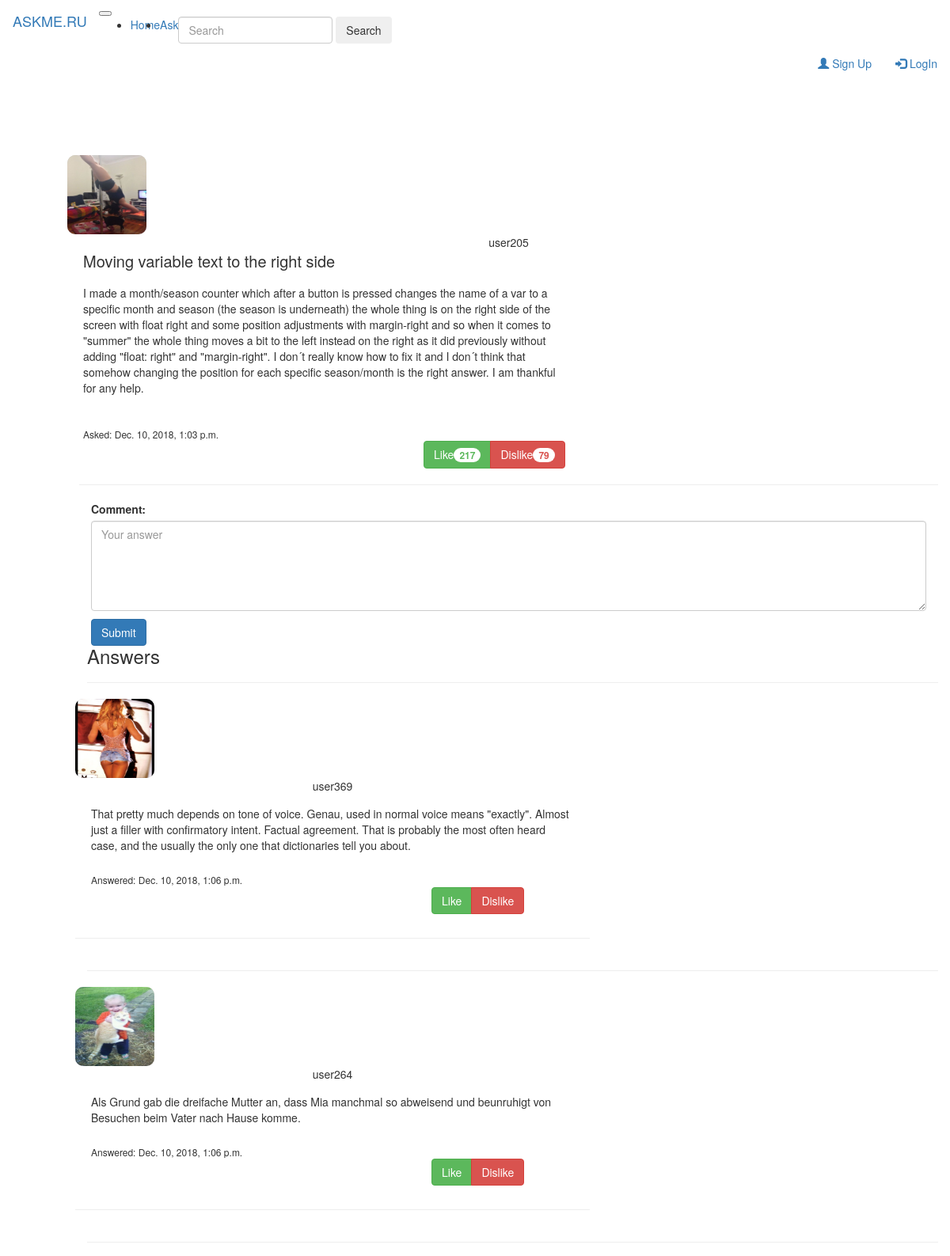
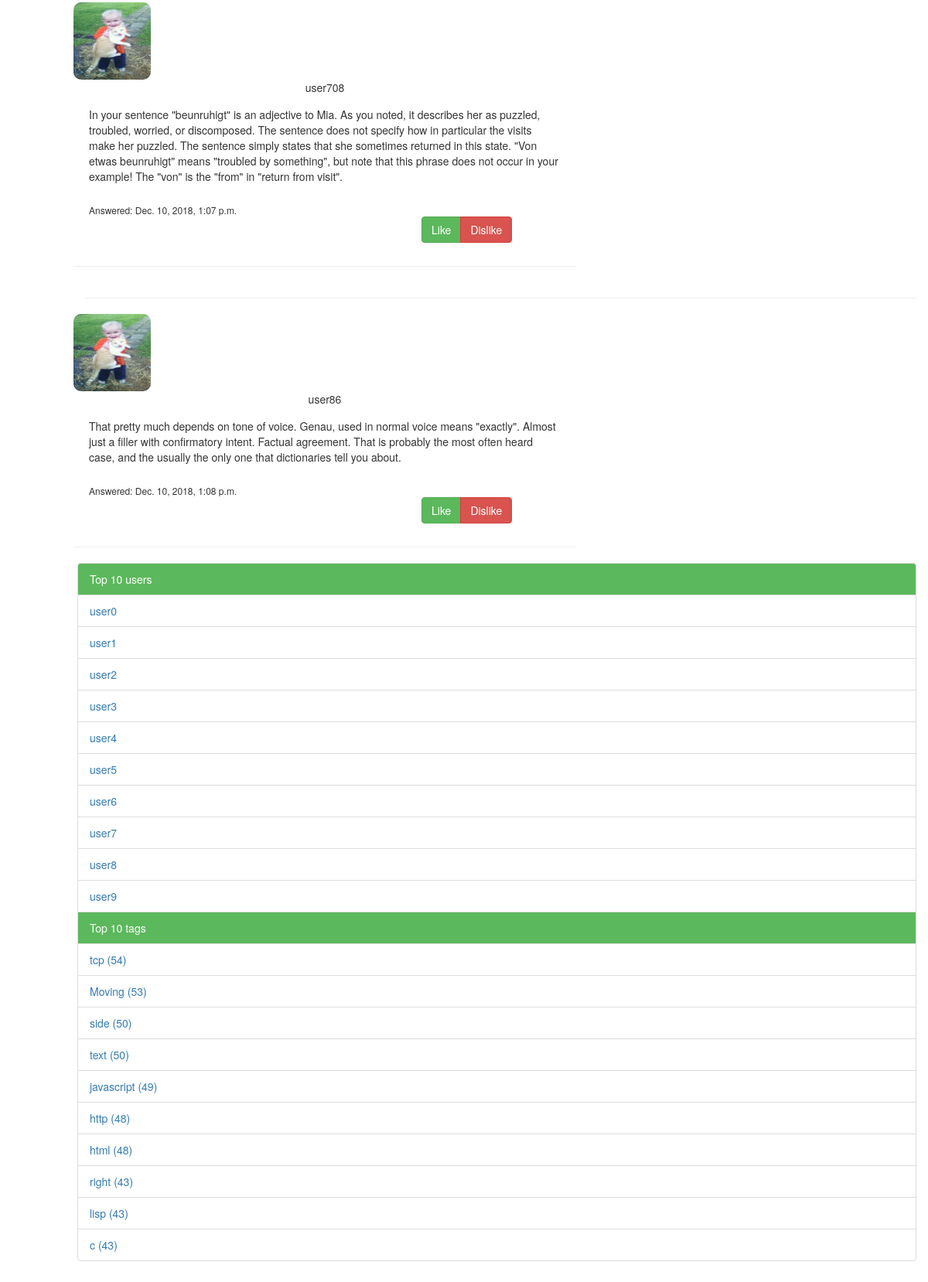
The page /1 on the database its author committed (2 pictures, top to bottom).
### blog/models.py (models this page shows, shortened)
class Question(models.Model):
    author = models.ForeignKey('MyUser', on_delete=models.CASCADE, verbose_name = 'author of question')
    title = models.CharField(max_length=200, verbose_name = 'title of question')
    text = models.TextField(verbose_name = 'text of question')
    tags = models.ManyToManyField('Tag', verbose_name = 'tags of question')
    count_of_answers = models.IntegerField(default=0, verbose_name = 'count of answers')
    objects = question_manager()
    rating = models.IntegerField(default=0,verbose_name='rating of question')
    dislikes = models.IntegerField(default=0,verbose_name='dislike')
    likes = models.IntegerField(default=0,verbose_name='like')
    created_date = models.DateTimeField(default=timezone.now)
    published_date = models.DateTimeField(blank=True, null=True, verbose_name='published date of question')

class MyUser(User):
    rating = models.IntegerField(default=0, verbose_name='rating')
    objects = myuser_manager()
    avatar = models.ImageField(upload_to='', blank = True, verbose_name='avatar')
    def __str__(self):
        return self.get_username()

class Answer(models.Model):
    author = models.ForeignKey('MyUser', on_delete=models.CASCADE, verbose_name='author of answer')
    question = models.ForeignKey('Question', default=0, on_delete=models.CASCADE, verbose_name='question of answer')
    answer_text = models.TextField()
    published_date = models.DateTimeField(blank=True, null=True)
    objects = answer_manager()
    rating = models.IntegerField(default=0, verbose_name='rating of answer')

class Tag(models.Model):
    tag_name = models.CharField(max_length=20, unique = True, verbose_name = 'name of tag')
    post_count = models.IntegerField(default=0, verbose_name = 'count of posts')
    objects = tag_manager()

### blog/views.py (the view)
# urls.py: path('<int:question_id>', views.to_question, name='to_question'),
def to_question(request, question_id):
    users, tags = get_users_tags(10, 10)
    _question = Question.objects.get(pk=question_id)
    answers = Answer.objects.filter(question = _question)
    return render(request, 'blog/question.html', {'question': _question, 'answers' : answers, 'users' : users, 'tags' : tags})

### blog/handler.py (called while the page is built)
def get_users_tags(users_count, tags_count):
    users = MyUser.objects.get_n_top_users(users_count)
    tags = Tag.objects.get_n_top_tags(tags_count)
    return users, tags

### blog/models.py (called while the page is built)
    def get_n_top_users(self,user_count):
        return self.order_by('-rating')[:user_count]

    def get_n_top_tags(self,tag_count):
        return self.order_by('-post_count')[:tag_count]

### blog/templates/blog/question.html (shortened to what this page needs)
{% extends "blog/wrapper.html" %}
{% block headcontent %}
  {% load staticfiles %}
  <link rel="stylesheet" type="text/css" href="{% static 'blog/css/question.css' %}">
{% endblock %}
{% block bodycontent %}
    <div class="row">
      <div class="col-2">
        <img class="photo" src="{{question.author.avatar.url}}">
        <div class = 'user_name'>{{ question.author }}</div>
      </div>
      <div class"col-8">
        <div class='question_title'>{{ question.title }}</div>
        <div class='question_text'>{{question.text}}</div>
        <div class='question_time'>Asked: {{question.published_date}}</div>
        <div class="btn-group" id='buttons'>
          <button type="button" class="btn btn-success">Like<span class="badge">{{question.likes}}</span></button>
          <button type="button" class="btn btn-danger">Dislike<span class="badge">{{question.dislikes}}</span></button>
        </div>
      </div>
    </div>
  <hr size=4px align="left">
    <div class="col-sm-12">
     <div class "form-group">
        <label for="comment">Comment:</label>
        <textarea class="form-control" rows="5" id="comment" placeholder="Your answer"></textarea>
        <button type="submit" class="btn btn-primary" id="submitbutton">Submit</button>
      </div>
    </div>
    <div class="answer_block">
    {% if answers %}
      <h3>Answers</h3>
      {%for answer in answers %}
        <hr size=4px align="left">
        <div class = "row" id = 'answ'>
          <div class="col-2">
            <div class="user_info">
              <img class="photo" src="{{answer.author.avatar.url}}">
              <div class='user_name'>{{answer.author}}</div>
            </div>
          </div>
          <div class="col-8">
            <div class='answer_text'>{{answer.answer_text}}</div>
            <div class='answer_time'>Answered: {{answer.published_date}}</div>
            <div class="btn-group" id='buttons'>
              <button type="button" class="btn btn-success">Like</button>
              <button type="button" class="btn btn-danger">Dislike</button>
            </div>
          </div>
          <hr size=4px align="left">
        </div>
      {% endfor %}
    {% else %}
    </br>
    <h2>There is no answers</h2>
    {% endif %}
    </div>
{% endblock %}

### blog/templates/blog/wrapper.html (shortened to what this page needs)
{% load static %}
<!DOCTYPE html>
<html lang="en">
  <head>
    <link rel="stylesheet" href="{% static 'node_modules/bootstrap/dist/css/bootstrap.min.css' %}">
    <link rel="stylesheet" type="text/css" href="{% static 'blog/css/wrapper.css' %}">
    {% block headcontent %}
    {% endblock %}
  </head>
  <body>
    {% block navbar %}
      <header>
      <nav class="navbar navbar-expand-md navbar-dark fixed-top bg-dark">
        <a class="navbar-brand" href="{% url 'home' %}">ASKME.RU</a>
        <button class="navbar-toggler" type="button" data-toggle="collapse" data-target="#navbarCollapse" aria-controls="navbarCollapse" aria-expanded="false" aria-label="Toggle navigation">
        </button>
        <div class="collapse navbar-collapse" id="navbarCollapse">
          <ul class="navbar-nav mr-auto">
            <li class="nav-item active">
              <a class="nav-link" href="{% url 'home' %}">Home<span class="sr-only">(current)</span></a>
            </li>
            <li class="nav-item active">
              <a class="nav-link" href="{% url 'ask' %}">Ask<span class="sr-only">(current)</span></a>
            </li>
          </ul>
          <div class="searching">
          <form class="form-inline mt-2 mt-0">
            <input class="form-control mr-sm-2" placeholder="Search" aria-label="Search" type="text">
            <button class="btn btn-outline-success my-2 my-sm-0" type="submit">Search</button>
          </form>
          </div>
           <ul class="nav navbar-nav navbar-right">
            <li><a class="nav-link" href="{% url 'SignUp'%}"><span class="glyphicon glyphicon-user"></span> Sign Up</a></li>
            <li><a class="nav-link" href="{% url 'LogIn' %}"><span class="glyphicon glyphicon-log-in"></span> LogIn</a></li>
          </ul>
        </div>
      </nav>
    </header>
    {% endblock %}
    <main role="main" class="container">
    <div class='row'>
        <div class='col-10'>
          {% block bodycontent %}
          {% endblock %}
        </div>
       <div class="col-2" id='left_panel'>
           <ul class="list-group submenu">
             <li class="list-group-item list-group-item-success" id="lp">Top 10 users</li>
             {% for user in users %} <li class="list-group-item"><a href="{% url 'home' %}">{{ user.username }}</a></li> {% endfor %}
            <li class="list-group-item list-group-item-success" id="lp">Top 10 tags</li>
            {% for tag in tags %} <li class="list-group-item"><a href="{% url 'to_questions_by_tag' tag_id=tag.id %}">{{ tag.tag_name }} ({{tag.post_count}})</a></li> {% endfor %}
          </ul>
        </div>
    </div>
    </main>
    </body>
</html>

### blog/static/blog/css/wrapper.css (style rules this page uses)
.container { padding-left: 100px; }
#lp { background: #5cb85c; color: #ffffff; }

### blog/static/blog/css/question.css (style rules this page uses)
.container { margin-top: 90px; }
.question_title { font-size: 20px; padding-left: 20px; }
.question_text { padding-left: 20px; padding-top: 15px; width: 630px; }
.question_time { padding-left: 20px; padding-top: 40px; font-size: 12px; }
#answ { margin-top: 20px; width: 650px; }
.photo { width: 100px; height: 100px; background: #ccc; border-radius: 10px; margin-left: auto; margin-right: auto; }
.answer_text { padding-left: 20px; padding-top: 15px; width: 630px; }
.answer_time { padding-left: 20px; padding-top: 25px; font-size: 12px; }
.user_name { text-align: center; }
#answ #buttons { padding-bottom: 10px; padding-left: 450px; }
#buttons { padding-left: 450px; }
#submitbutton { margin-top: 10px; }
.answer_block { margin-left: 10px; }

### rows shown on the page
Question: author.avatar (picture), author "user205", title "Moving variable text to the right side", text "I made a month/season counter which after a button is pressed changes the name of a var to a specific month and season (the season is underneath) the whole thing is on the right side of the screen with float right and some position adjustments with margin-right and so when it comes to \"summer\" the whole thing moves a bit to the left instead on the right as it did previously without adding \"float: right\" and \"margin-right\". I don´t really know how to fix it and I don´t think that somehow changing the position for each specific season/month is the right answer. I am thankful for any help.", published_date "Dec. 10, 2018, 1:03 p.m.", likes "217", dislikes "79"
Answer: author.avatar (picture), author "user369", answer_text "That pretty much depends on tone of voice. Genau, used in normal voice means \"exactly\". Almost just a filler with confirmatory intent. Factual agreement. That is probably the most often heard case, and the usually the only one that dictionaries tell you about.", published_date "Dec. 10, 2018, 1:06 p.m."
Answer: author.avatar (picture), author "user264", answer_text "Als Grund gab die dreifache Mutter an, dass Mia manchmal so abweisend und beunruhigt von Besuchen beim Vater nach Hause komme.", published_date "Dec. 10, 2018, 1:06 p.m."
Answer: author.avatar (picture), author "user708", answer_text "In your sentence \"beunruhigt\" is an adjective to Mia. As you noted, it describes her as puzzled, troubled, worried, or discomposed. The sentence does not specify how in particular the visits make her puzzled. The sentence simply states that she sometimes returned in this state. \"Von etwas beunruhigt\" means \"troubled by something\", but note that this phrase does not occur in your example! The \"von\" is the \"from\" in \"return from visit\".", published_date "Dec. 10, 2018, 1:07 p.m."
Answer: author.avatar (picture), author "user86", answer_text "That pretty much depends on tone of voice. Genau, used in normal voice means \"exactly\". Almost just a filler with confirmatory intent. Factual agreement. That is probably the most often heard case, and the usually the only one that dictionaries tell you about.", published_date "Dec. 10, 2018, 1:08 p.m."
MyUser: username "user0"
MyUser: username "user1"
MyUser: username "user2"
MyUser: username "user3"
MyUser: username "user4"
MyUser: username "user5"
MyUser: username "user6"
MyUser: username "user7"
MyUser: username "user8"
MyUser: username "user9"
Tag: tag_name "tcp", post_count "54"
Tag: tag_name "Moving", post_count "53"
Tag: tag_name "side", post_count "50"
Tag: tag_name "text", post_count "50"
Tag: tag_name "javascript", post_count "49"
Tag: tag_name "http", post_count "48"
Tag: tag_name "html", post_count "48"
Tag: tag_name "right", post_count "43"
Tag: tag_name "lisp", post_count "43"
Tag: tag_name "c", post_count "43"
